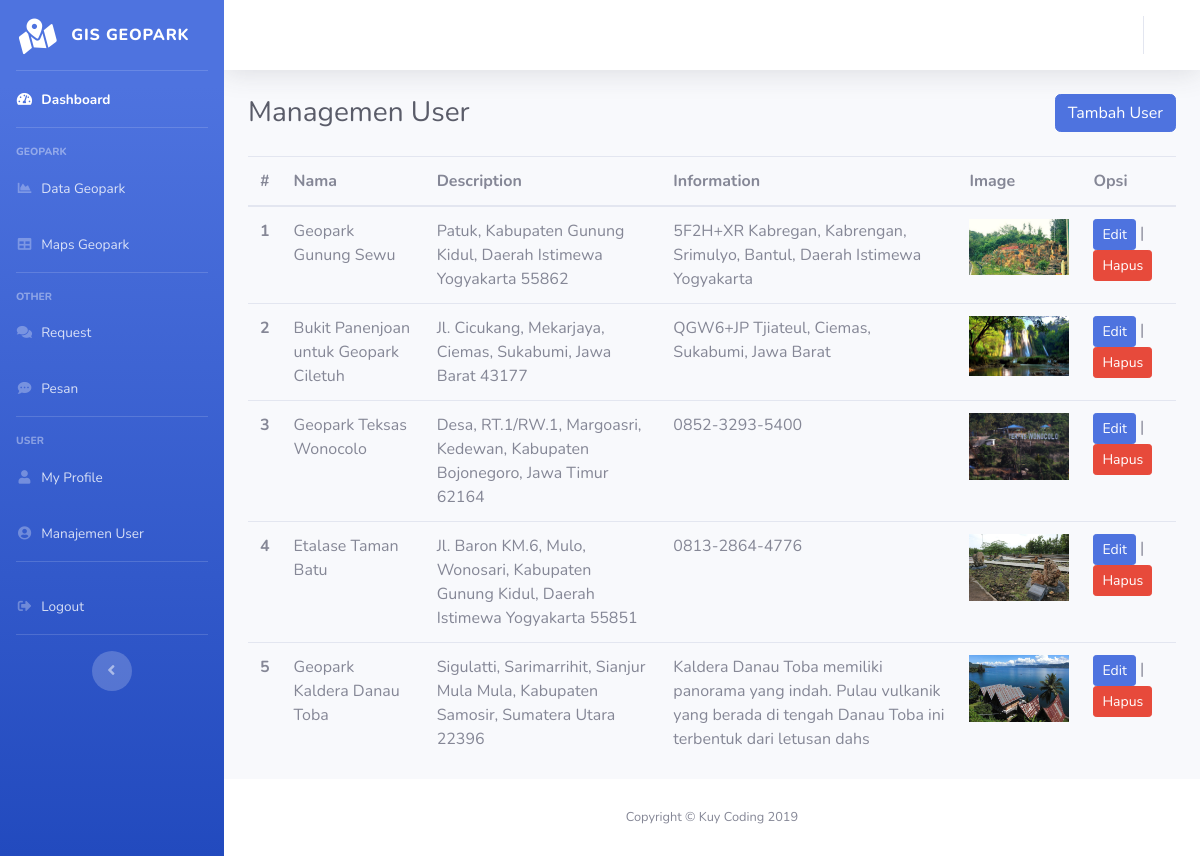
Page /admin/data_geo.php (signed in) on the committed database.
### tables this page shows
CREATE TABLE `data_geo` (
  `id_geo` int(11) NOT NULL,
  `nama_geo` varchar(128) NOT NULL,
  `deskripsi` varchar(158) NOT NULL,
  `info` varchar(128) NOT NULL,
  `lat` varchar(128) NOT NULL,
  `longitude` varchar(128) NOT NULL,
  `image` varchar(128) NOT NULL,
  `date_created` int(11) NOT NULL
);

### admin/data_geo.php (the view, shortened to what this page needs)
<?php include_once('template/header.php'); ?>
<?php include_once('template/sidebar.php'); ?>
<?php include_once('template/topbar.php'); ?>
<div class="container-fluid">
    <div class="d-sm-flex align-items-center justify-content-between mb-4">
        <h1 class="h3 mb-0 text-gray-800">Managemen User</h1>
        <button type="button" class="btn btn-primary" data-toggle="modal" data-target="#TambahModal">
            Tambah User
        </button>
    </div>
    <table class="table table-hover">
        <thead>
            <tr>
                <th scope="col">#</th>
                <th scope="col">Nama</th>
                <th scope="col">Description</th>
                <th scope="col">Information</th>
                <th scope="col">Image</th>
                <th scope="col">Opsi</th>
            </tr>
        </thead>
        <tbody>
            <?php
            $no = 1;
            $query = mysqli_query($con, "SELECT * FROM data_geo");
            while ($data = mysqli_fetch_array($query)) {
                ?>
                <tr>
                    <th scope="row"><?= $no++ ?></th>
                    <td><?= $data['nama_geo'] ?></td>
                    <td><?= $data['deskripsi'] ?></td>
                    <td><?= $data['info'] ?></td>
                    <td>
                        <img src="<?= "assets/img/upload/" . $data['image'] ?>" width="100" alt="">
                    </td>
                    <td>
                        <a href="data_geo.php?id=<?= $data['id_geo'] ?>" id="edit_modal" class="btn btn-primary btn-sm" data-toggle="modal" data-id="<?= $data['id_geo'] ?>" data-target="#EditModal">Edit</a> |
                        <a href="hapus_geo.php?id=<?= $data['id_geo'] ?>" onclick="return confirm('Yakin hapus data geopark?')" class="btn btn-danger btn-sm">Hapus</a>
                    </td>
                </tr>
            <?php
        }
        ?>
        </tbody>
    </table>
</div>
</div>
<?php include('template/footer.php') ?>

### admin/template/header.php (shortened to what this page needs)
<!DOCTYPE html>
<html lang="en">
<head>
    <link href="assets/vendor/fontawesome-free/css/all.min.css" rel="stylesheet" type="text/css">
    <link href="assets/css/sb-admin-2.min.css" rel="stylesheet">
</head>
<body id="page-top">
    <div id="wrapper">

### admin/template/sidebar.php
<ul class="navbar-nav bg-gradient-primary sidebar sidebar-dark accordion" id="accordionSidebar">
    <a class="sidebar-brand d-flex align-items-center justify-content-center" href="#">
        <div class="sidebar-brand-icon rotate-n-15">
            <i class="fas fa-map-marked-alt"></i>
        </div>
        <div class="sidebar-brand-text mx-3">GIS Geopark</div>
    </a>
    <hr class="sidebar-divider my-0">
    <li class="nav-item active">
        <a class="nav-link" href="index.php">
            <i class="fas fa-fw fa-tachometer-alt"></i>
            <span>Dashboard</span></a>
    </li>
    <hr class="sidebar-divider">
    <div class="sidebar-heading">
        Geopark
    </div>
    <li class="nav-item">
        <a class="nav-link" href="data_geo.php">
            <i class="fas fa-fw fa-chart-area"></i>
            <span>Data Geopark</span></a>
    </li>
    <li class="nav-item">
        <a class="nav-link" href="gis.php">
            <i class="fas fa-fw fa-table"></i>
            <span>Maps Geopark</span></a>
    </li>
    <hr class="sidebar-divider">
    <div class="sidebar-heading">
        Other
    </div>
    <li class="nav-item">
        <a class="nav-link" href="req.php">
            <i class="fas fa-fw fa-comments"></i>
            <span>Request</span></a>
    </li>
    <li class="nav-item">
        <a class="nav-link" href="pesan.php">
            <i class="fas fa-fw fa-comment-dots"></i>
            <span>Pesan</span></a>
    </li>
    <hr class="sidebar-divider">
    <div class="sidebar-heading">
        User
    </div>
    <li class="nav-item">
        <a class="nav-link" href="profile.php">
            <i class="fas fa-fw fa-user"></i>
            <span>My Profile</span></a>
    </li>
    <li class="nav-item">
        <a class="nav-link" href="user.php">
            <i class="fas fa-fw fa-user-circle"></i>
            <span>Manajemen User</span></a>
    </li>
    <hr class="sidebar-divider">
    <li class="nav-item">
        <a class="nav-link" href="logout.php">
            <i class="fas fa-fw fa-sign-out-alt"></i>
            <span>Logout</span>
        </a>
    </li>
    <hr class="sidebar-divider d-none d-md-block">
    <div class="text-center d-none d-md-inline">
        <button class="rounded-circle border-0" id="sidebarToggle"></button>
    </div>
</ul>

### admin/template/topbar.php (shortened to what this page needs)
<div id="content-wrapper" class="d-flex flex-column">
    <div id="content">
        <nav class="navbar navbar-expand navbar-light bg-white topbar mb-4 static-top shadow">
            <ul class="navbar-nav ml-auto">
                <li class="nav-item dropdown no-arrow">
                    <a class="nav-link dropdown-toggle" href="#" id="userDropdown" role="button" data-toggle="dropdown" aria-haspopup="true" aria-expanded="false">
                    </a>
                </li>
            </ul>
        </nav>

### admin/template/footer.php (shortened to what this page needs)
<footer class="sticky-footer bg-white">
    <div class="container my-auto">
        <div class="copyright text-center my-auto">
            <span>Copyright &copy; Kuy Coding <?= date('Y'); ?></span>
        </div>
    </div>
</footer>
</div>
</div>
</body>
</html>

### rows in the picture
data_geo: nama_geo "Geopark Gunung Sewu", deskripsi "Patuk, Kabupaten Gunung Kidul, Daerah Istimewa Yogyakarta 55862", info "5F2H+XR Kabregan, Kabrengan, Srimulyo, Bantul, Daerah Istimewa Yogyakarta", image (picture)
data_geo: nama_geo "Bukit Panenjoan untuk Geopark Ciletuh", deskripsi "Jl. Cicukang, Mekarjaya, Ciemas, Sukabumi, Jawa Barat 43177", info "QGW6+JP Tjiateul, Ciemas, Sukabumi, Jawa Barat", image (picture)
data_geo: nama_geo "Geopark Teksas Wonocolo", deskripsi "Desa, RT.1/RW.1, Margoasri, Kedewan, Kabupaten Bojonegoro, Jawa Timur 62164", info "0852-3293-5400", image (picture)
data_geo: nama_geo "Etalase Taman Batu", deskripsi "Jl. Baron KM.6, Mulo, Wonosari, Kabupaten Gunung Kidul, Daerah Istimewa Yogyakarta 55851", info "0813-2864-4776", image (picture)
data_geo: nama_geo "Geopark Kaldera Danau Toba", deskripsi "Sigulatti, Sarimarrihit, Sianjur Mula Mula, Kabupaten Samosir, Sumatera Utara 22396", info "Kaldera Danau Toba memiliki panorama yang indah. Pulau vulkanik yang berada di tengah Danau Toba ini terbentuk dari letusan dahs", image (picture)
